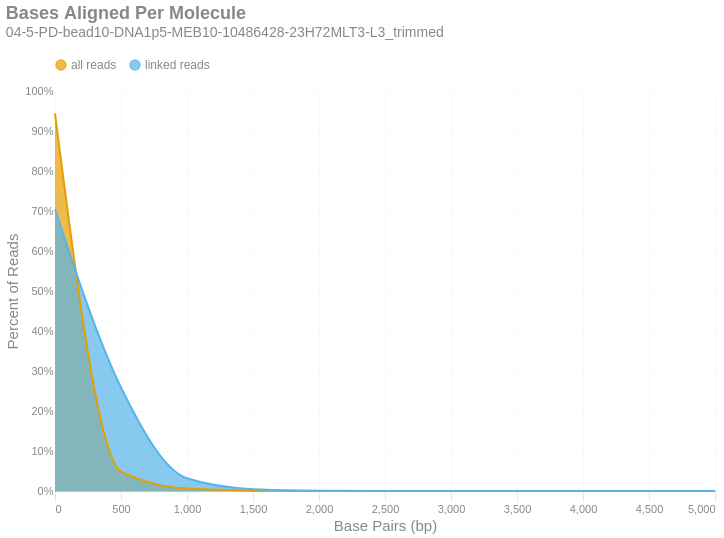

Notebook source saved alongside this figure:
### Markdown cell above
### Bases Aligned Per Molecule
This is a frequency distribution showing the number of base pairs aligned per unique molecule. These data are shown in 500 bp bins. There are two distributions: one with `all reads` (yellow) and another with only `linked reads` (blue). The percent of molecules in the `linked reads` distribution is relative to the total number of linked molecules.

### Code cell
if SKIPLR:
    print_html(f"Skipped")
else:
    binned_df = consolidated_hist(valids['aligned_bp'], mask, 500, True)
    with SafeRender(binned_df):
        (
            density_plot(binned_df, 'Bases Aligned Per Molecule', samplename, 'basesper')
            .encode(
                x=alt.X('bin:Q', title="Base Pairs (bp)").axis(tickMinStep=500),
                y=alt.Y('value:Q', title='Percent of Reads')
                    .axis(format='%')
                    .scale(domain = [0,1])
                    .stack(False),
                color=alt.Color("key:N").scale(domain = ["all reads", "linked reads"]),
                tooltip = [
                    alt.Tooltip("key:N", title = "Data Type"),
                    alt.Tooltip("range_label:N", title="Based Aligned Per Molecule"),
                    alt.Tooltip("value:Q", format = ".2%", title="% Molecules")
                ]
            )
        ).display()

### Figure 1 — Vega-Lite specification as saved in the notebook (floating-point values rounded to 4 significant figures)
{"width": "container", "height": 400, "config": {"title": {"anchor": "start", "dy": -15, "fontSize": 18, "color": "#888888", "subtitleColor": "#888888", "subtitleFontSize": 14}, "arc": {"fill": "#0072B2"}, "axis": {"domainColor": "#888888", "domainWidth": 0.5, "gridWidth": 0.2, "grid": false, "titleFontWeight": 400, "titleFontSize": 15, "labelFontSize": 11, "labelColor": "#888888", "tickColor": "#888888", "tickWidth": 0.2, "titleColor": "#888888"}, "axisBand": {"grid": false}, "axisX": {"grid": true, "tickSize": 10, "domainCap": "round"}, "axisY": {"domain": false, "grid": true, "tickSize": 0, "domainCap": "round"}, "background": "transparent", "header": {"labelFontSize": 15, "labelColor": "#888888", "titleFontSize": 15, "titleFontWeight": 600, "titleColor": "#888888"}, "legend": {"labelFont": "sans-serif", "labelFontSize": 12, "labelColor": "#888888", "symbolSize": 100, "symbolType": "circle", "titleFontSize": 12, "titlePadding": 10, "titleColor": "#888888", "title": null, "orient": "top"}, "range": {"category": ["#E69F00", "#56B4E9", "#009E73", "#F0E442", "#0072B2", "#D55E00", "#CC79A7", "#000000"], "diverging": ["#cfe8f3", "#a2d4ec", "#73bfe2", "#46abdb", "#1696d2", "#12719e"]}, "area": {"fill": "#0072B2", "fillOpacity": 0.7, "line": true, "strokeOpacity": 0.7}, "line": {"color": "#0072B2", "stroke": "#0072B2", "strokeWidth": 2}, "trail": {"color": "#0072B2", "stroke": "#0072B2", "strokeWidth": 0, "size": 1}, "point": {"filled": true}, "text": {"color": "#888888", "fontSize": 11, "align": "right", "fontWeight": 400, "size": 11}, "bar": {"fill": "#0072B2", "stroke": null}, "view": {"stroke": null, "continuousWidth": 660, "continuousHeight": 400}}, "data": {"name": "data-e76b388d432a7ee7228eb24085a5f218"}, "mark": {"type": "area", "interpolate": "monotone"}, "encoding": {"color": {"field": "key", "scale": {"domain": ["all reads", "linked reads"]}, "type": "nominal"}, "tooltip": [{"field": "key", "title": "Data Type", "type": "nominal"}, {"field": "range_label", "title": "Based Aligned Per Molecule", "type": "nominal"}, {"field": "value", "format": ".2%", "title": "% Molecules", "type": "quantitative"}], "x": {"axis": {"tickMinStep": 500}, "field": "bin", "title": "Base Pairs (bp)", "type": "quantitative"}, "y": {"axis": {"format": "%"}, "field": "value", "scale": {"domain": [0, 1]}, "stack": false, "title": "Percent of Reads", "type": "quantitative"}}, "params": [{"name": "param_c36ac31b6afebe62", "select": {"type": "point", "fields": ["key"]}, "bind": "legend"}], "title": {"text": "Bases Aligned Per Molecule", "subtitle": "04-5-PD-bead10-DNA1p5-MEB10-10486428-23H72MLT3-L3_trimmed"}, "transform": [{"fold": ["all reads", "linked reads"]}, {"filter": {"param": "param_c36ac31b6afebe62"}}], "usermeta": {"embedOptions": {"downloadFileName": "04-5-PD-bead10-DNA1p5-MEB10-10486428-23H72MLT3-L3_trimmed.basesper"}}, "$schema": "https://vega.github.io/schema/vega-lite/v6.4.1.json", "datasets": {"data-e76b388d432a7ee7228eb24085a5f218": [{"bin": "0", "interval": "0-500", "all reads": 0.9438, "linked reads": 0.7042, "range_label": "0-499"}, {"bin": "500", "interval": "500-1000", "all reads": 0.04921, "linked reads": 0.2588, "range_label": "500-999"}, {"bin": "1000", "interval": "1000-1500", "all reads": 0.006015, "linked reads": 0.03175, "range_label": "1000-1499"}, {"bin": "1500", "interval": "1500-2000", "all reads": 0.0008674, "linked reads": 0.00458, "range_label": "1500-1999"}, {"bin": "2000", "interval": "2000-2500", "all reads": 0.0001252, "linked reads": 0.0006608, "range_label": "2000-2499"}, {"bin": "2500", "interval": "2500-3000", "all reads": 1.154e-05, "linked reads": 6.095e-05, "range_label": "2500-2999"}, {"bin": "3000", "interval": "3000-3500", "all reads": 1.823e-06, "linked reads": 9.624e-06, "range_label": "3000-3499"}, {"bin": "3500", "interval": "3500-4000", "all reads": 2.025e-07, "linked reads": 1.069e-06, "range_label": "3500-3999"}, {"bin": "4000", "interval": "4000-4500", "all reads": 1.35e-07, "linked reads": 7.129e-07, "range_label": "4000-4499"}, {"bin": "4500", "interval": "4500-5000", "all reads": 0.0, "linked reads": 0.0, "range_label": "4500-4999"}, {"bin": "5000", "interval": "5000-5500", "all reads": 0.0, "linked reads": 0.0, "range_label": "5000-5499"}]}}
